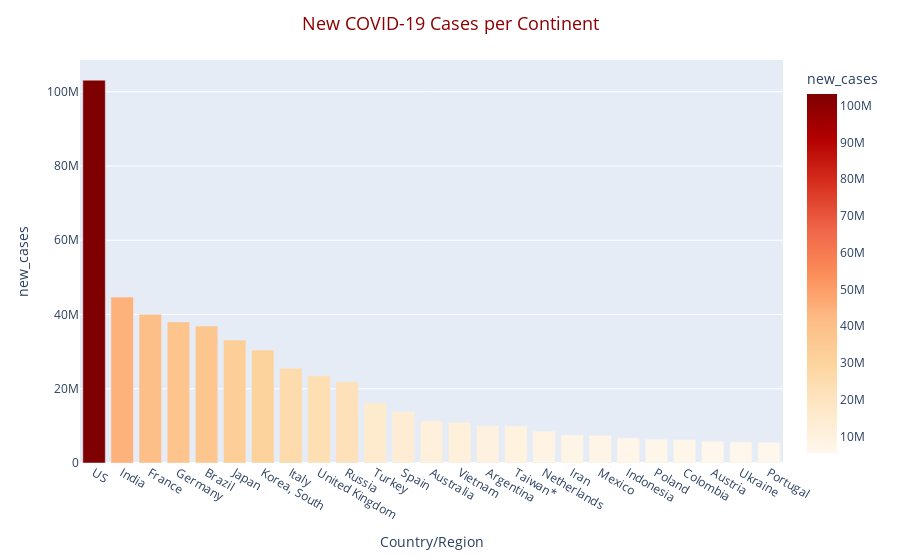

This figure's notebook cell:
### Markdown cell above
#### Top Continents with Most New COVID-19 Cases

### Code cell
cases_per_continent = cases_deaths_vaccinations_df[country_filter].groupby('Country/Region').sum().reset_index()

fig = px.bar(cases_per_continent.sort_values('new_cases', ascending=False).head(25), x='Country/Region', y='new_cases', color='new_cases', color_continuous_scale='orrd')
fig.update_layout(title='New COVID-19 Cases per Continent', title_x=0.5, title_font=dict(size=18, color='Darkred'))
fig.show()

### Figure 1 — Plotly figure (JSON) as saved in the notebook; plotly's stock layout.template omitted (floating-point values rounded to 4 significant figures)
{"data": [{"alignmentgroup": "True", "hovertemplate": "Country/Region=%{x}<br>new_cases=%{marker.color}<extra></extra>", "legendgroup": "", "marker": {"color": [103124042, 44689426, 40075647, 38002114, 36883663, 33113072, 30433894, 25547562, 23505403, 21855727, 16219497, 13842427, 11377347, 10967870, 10042136, 9925160, 8600602, 7566470, 7430926, 6734215, 6400331, 6356468, 5876438, 5693003, 5566869], "coloraxis": "coloraxis", "pattern": {"shape": ""}}, "name": "", "offsetgroup": "", "orientation": "v", "showlegend": false, "textposition": "auto", "type": "bar", "x": ["US", "India", "France", "Germany", "Brazil", "Japan", "Korea, South", "Italy", "United Kingdom", "Russia", "Turkey", "Spain", "Australia", "Vietnam", "Argentina", "Taiwan*", "Netherlands", "Iran", "Mexico", "Indonesia", "Poland", "Colombia", "Austria", "Ukraine", "Portugal"], "xaxis": "x", "y": [103124042, 44689426, 40075647, 38002114, 36883663, 33113072, 30433894, 25547562, 23505403, 21855727, 16219497, 13842427, 11377347, 10967870, 10042136, 9925160, 8600602, 7566470, 7430926, 6734215, 6400331, 6356468, 5876438, 5693003, 5566869], "yaxis": "y"}], "layout": {"barmode": "relative", "coloraxis": {"colorbar": {"title": {"text": "new_cases"}}, "colorscale": [[0, "rgb(255,247,236)"], [0.125, "rgb(254,232,200)"], [0.25, "rgb(253,212,158)"], [0.375, "rgb(253,187,132)"], [0.5, "rgb(252,141,89)"], [0.625, "rgb(239,101,72)"], [0.75, "rgb(215,48,31)"], [0.875, "rgb(179,0,0)"], [1, "rgb(127,0,0)"]]}, "legend": {"tracegroupgap": 0}, "margin": {"t": 60}, "title": {"font": {"color": "Darkred", "size": 18}, "text": "New COVID-19 Cases per Continent", "x": 0.5}, "xaxis": {"anchor": "y", "domain": [0, 1], "title": {"text": "Country/Region"}}, "yaxis": {"anchor": "x", "domain": [0, 1], "title": {"text": "new_cases"}}}}
